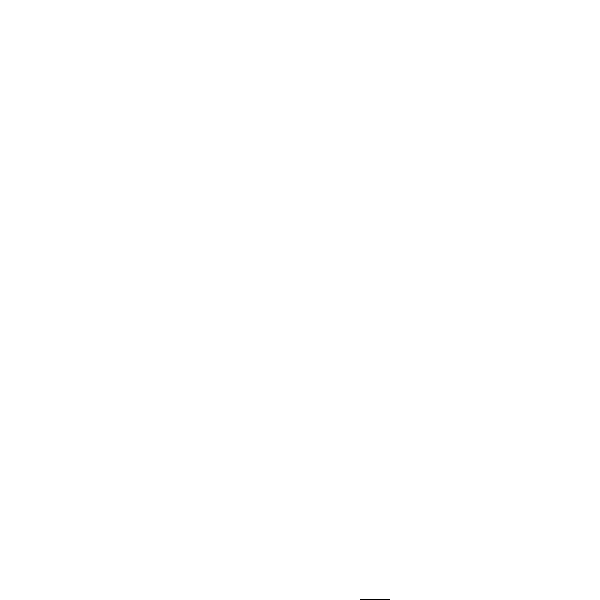
Frame 1 (no input)
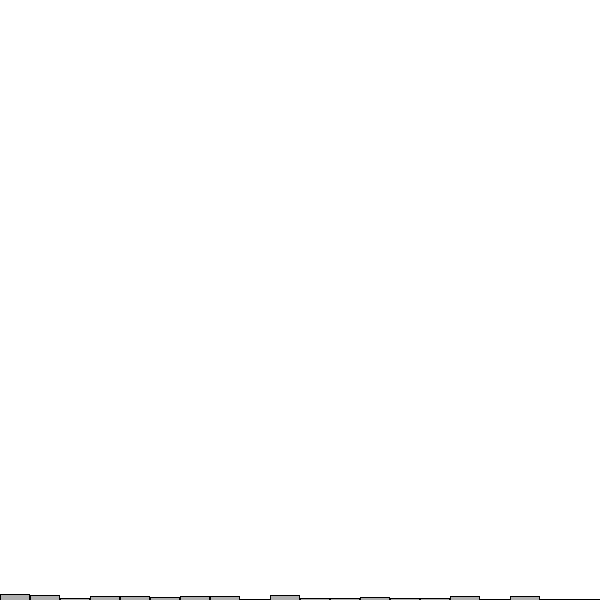
Frame 60 (the mouse pressed at the canvas centre just before this capture)
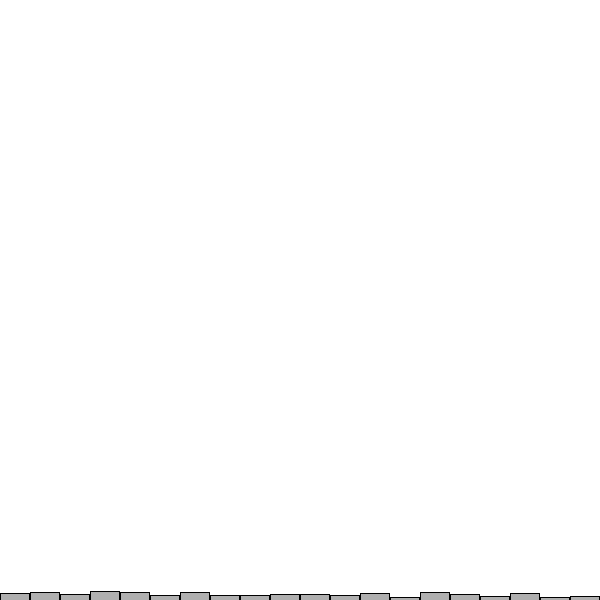
Frame 120 (the mouse held since frame 60 and released just before this capture)

The Processing sketch that drew these frames (run headless with seeded random() and noise(); from frame 60 on, the mouse is pressed at the canvas centre):

// Processing sketch: sketch_01_RandomDistrubution
// ── sketch_01_RandomDistrubution.pde
// RadnomCounter

int [] randomCount;

void setup(){
  size(600,600);
  randomCount = new int [20];
}

void draw(){
  background(255);
  
  int index = int(random(randomCount.length));
  randomCount[index] ++;
  
  stroke(0);
  fill(175);
  
  int w = width / randomCount.length;
  
  for( int i=0; i < randomCount.length; i++){
    rect(i * w, height -randomCount[i], w-1, randomCount[i]);
  }
}
